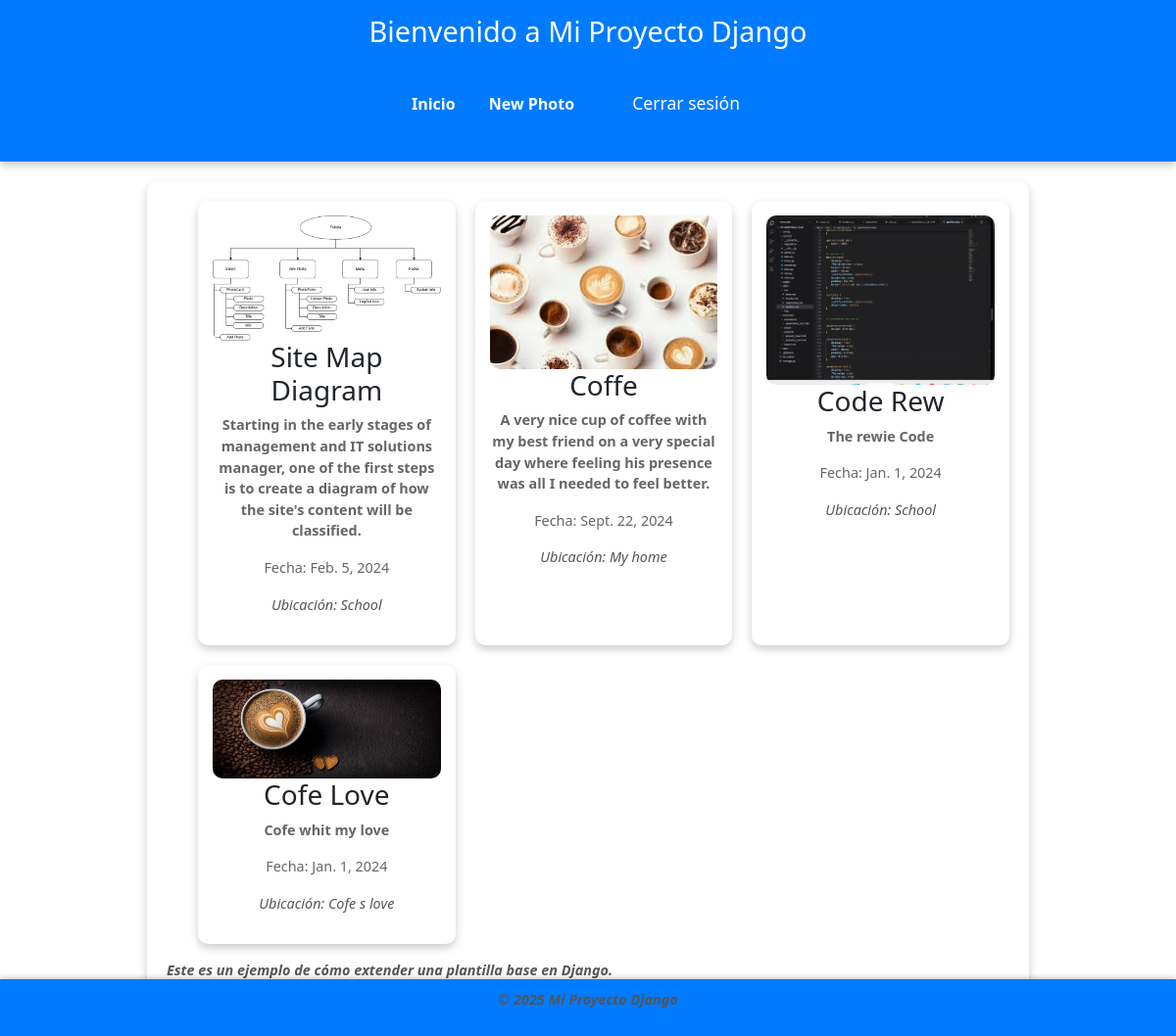
Page /home (signed in) on the committed database.
### FotoriaAPP/models.py (models this page shows, shortened)
class Picture(models.Model):
    name = models.CharField(max_length=100)
    descripcion = models.TextField()
    date = models.DateField()
    location = models.CharField(max_length=100)
    img = models.ImageField(upload_to='static/img')

### FotoriaAPP/views.py (the view)
# urls.py: path('home', PictureListView.as_view(), name='home'),
class PictureListView(ListView):
    model = Picture
    template_name = 'home.html'
    context_object_name = 'listPicture'

### FotoriaAPP/Templates/home.html (shortened to what this page needs)
{% extends "base.html" %}
{% block content %}
    <ul>
        {% for picture in listPicture %}
        <li>
            <img src="{{ picture.img.url }}" alt="{{ picture.name }}">
            <h3>{{ picture.name }}</h3>
            <p>{{ picture.descripcion }}</p>
            <p>Fecha: {{ picture.date }}</p>
            <p>Ubicación: {{ picture.location }}</p>
        </li>
    {% empty %}
        <p>No hay photos disponibles.</p>
    {% endfor %}
    </ul>
    <p>Este es un ejemplo de cómo extender una plantilla base en Django.</p>
{% endblock %}

### FotoriaAPP/static/css/styles.css (style rules this page uses)
body { font-family: 'Arial', sans-serif; margin: 0; padding: 0; background-color: #f4f4f4; color: #333; }

### FotoriaAPP/static/css/home.css (style rules this page uses)
ul { list-style: none; padding: 0; display: grid; grid-template-columns: repeat(auto-fit, minmax(250px, 1fr)); gap: 20px; justify-content: center; }
li { background: #fff; border-radius: 10px; box-shadow: 0 4px 8px rgba(0, 0, 0, 0.2); padding: 15px; text-align: center; transition: transform 0.3s ease, box-shadow 0.3s ease; position: relative; }
img { width: 100%; max-height: 200px; object-fit: cover; border-radius: 10px; }
h3 { margin: 10px 0 5px; font-size: 1.2em; color: #333; }
p { font-size: 0.9em; color: #666; }
p:first-of-type { font-weight: bold; }
p:last-of-type { font-style: italic; color: #555; }

### FotoriaAPP/static/css/newPic.css (style rules this page uses)
body { font-family: 'Arial', sans-serif; background-color: #f9f9f9; color: #333; margin: 0; padding: 0; }

### rows in the picture
Picture: img (picture), name "Site Map Diagram", descripcion "Starting in the early stages of management and IT solutions manager, one of the first steps is to create a diagram of how the site's content will be classified.", date "Feb. 5, 2024", location "School"
Picture: img (picture), name "Coffe", descripcion "A very nice cup of coffee with my best friend on a very special day where feeling his presence was all I needed to feel better.", date "Sept. 22, 2024", location "My home"
Picture: img (picture), name "Code Rew", descripcion "The rewie Code", date "Jan. 1, 2024", location "School"
Picture: img (picture), name "Cofe Love", descripcion "Cofe whit my love", date "Jan. 1, 2024", location "Cofe s love"
